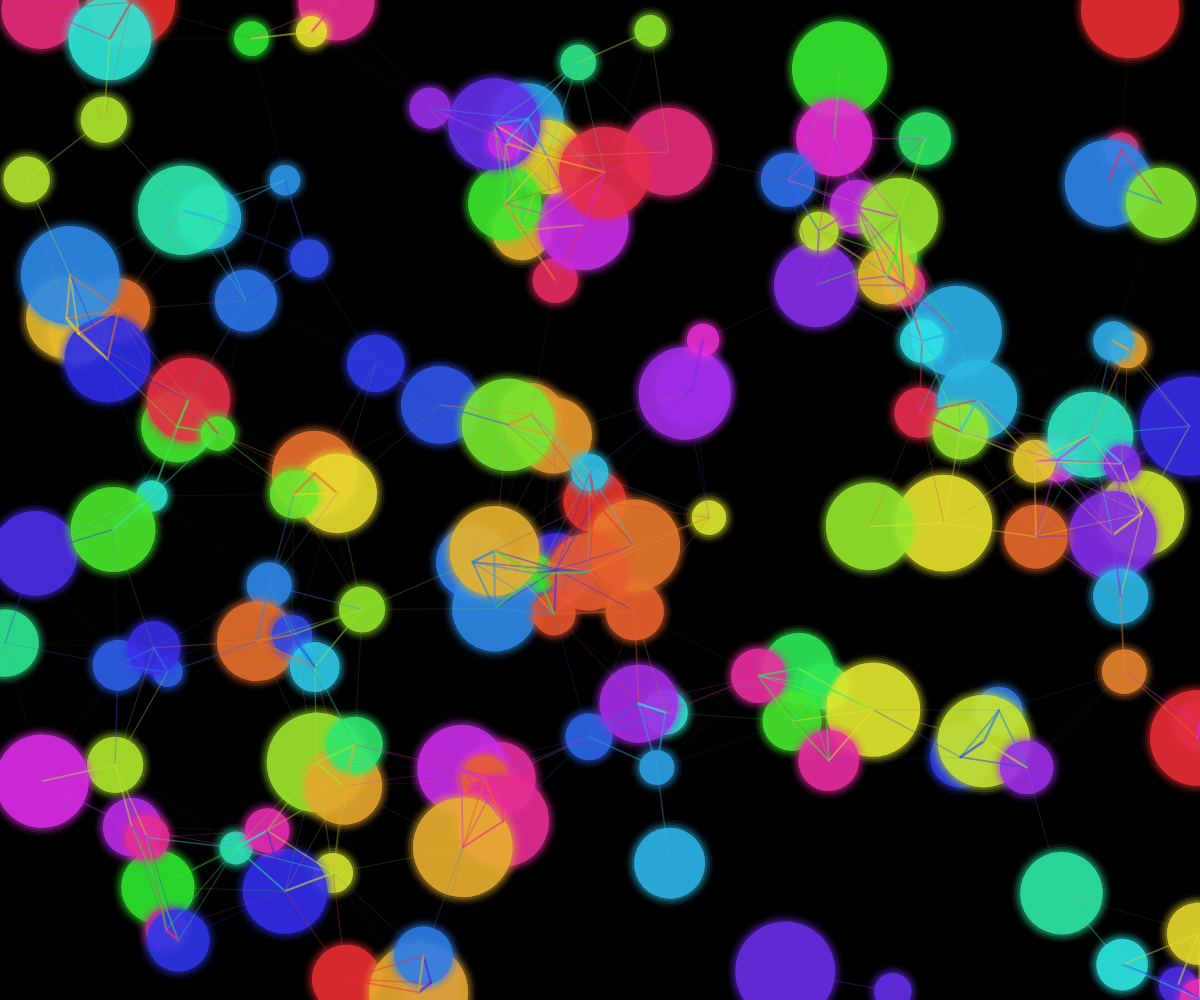
Frame 1 (no input)
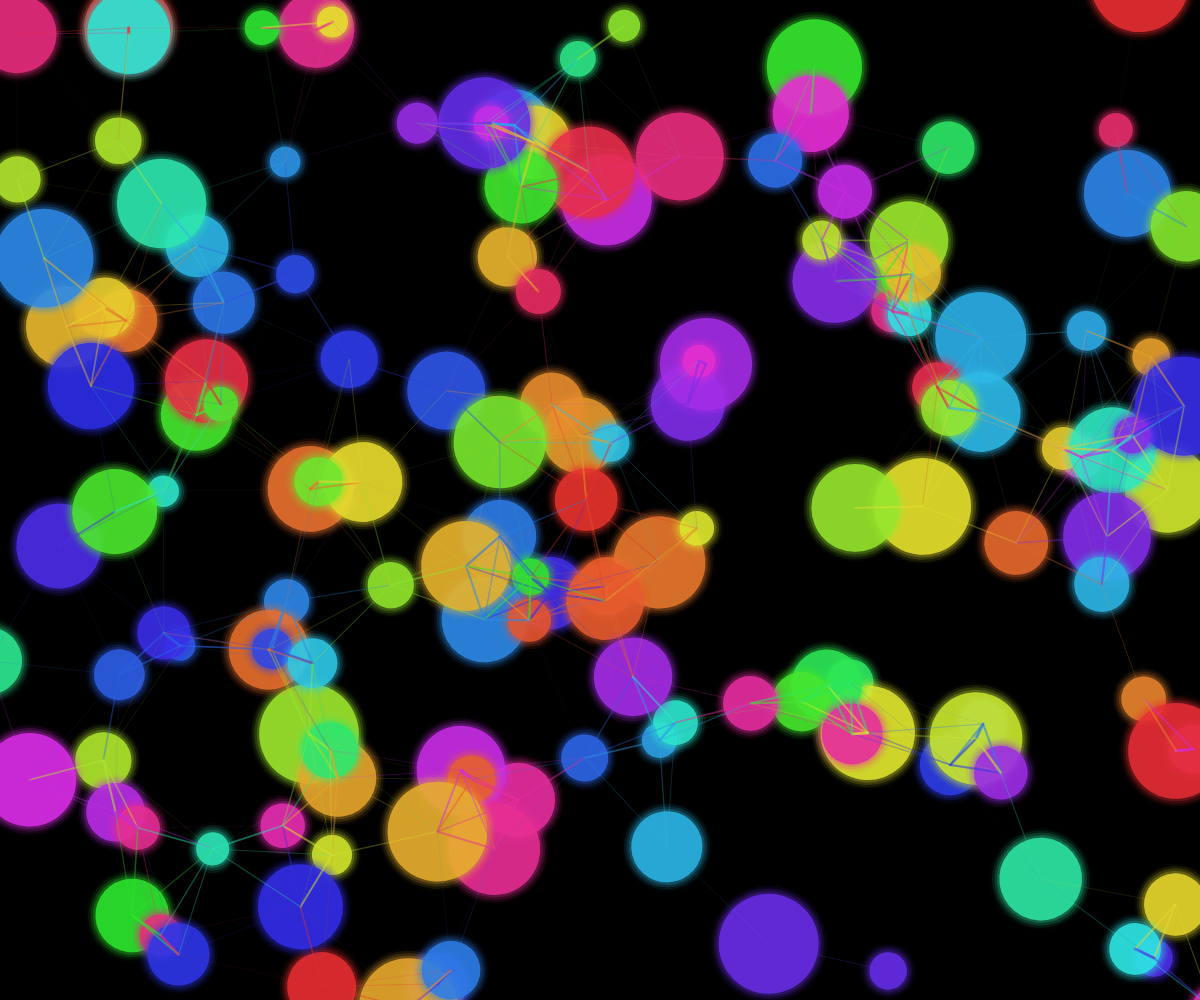
Frame 60 (no input)
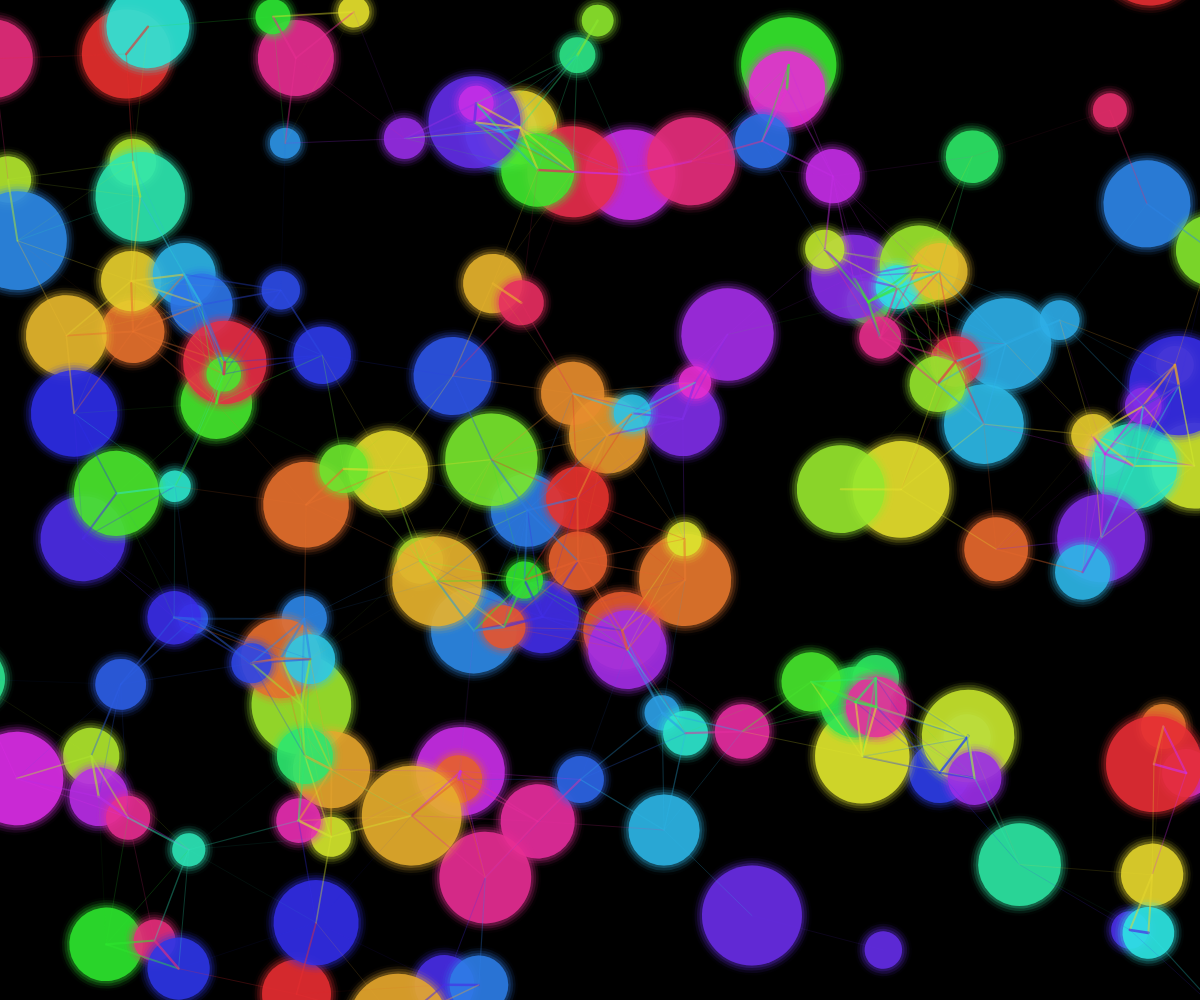
Frame 120 (the mouse pressed at the canvas centre since frame 60)

The p5.js sketch that drew these frames (run headless with seeded random() and noise() and a simulated clock; from frame 60 on, the mouse is pressed at the canvas centre):

// p5.js sketch
// ── sketch.js
let planes = [];
const numPlanes = 150;
const glowStrength = 200;
const connectionDistance = 150;

function setup() {
  createCanvas(windowWidth, windowHeight);
  colorMode(HSB, 360, 100, 100, 1);
  
  // Initialize planes with random positions, sizes, and colors
  for (let i = 0; i < numPlanes; i++) {
    planes.push({
      x: random(width),
      y: random(height),
      z: random(-50, 50),
      size: random(30, 100),
      color: color(random(360), 80, 90, 0.8),
      speedX: random(-0.5, 0.5),
      speedY: random(-0.5, 0.5),
      speedZ: random(-0.2, 0.2)
    });
  }
}

function draw() {
  background(0);
  
  // Update and draw planes
  for (let i = 0; i < planes.length; i++) {
    let p = planes[i];
    
    // Move the plane
    p.x += p.speedX;
    p.y += p.speedY;
    p.z += p.speedZ;
    
    // Wrap around edges
    if (p.x > width + 50) p.x = -50;
    if (p.x < -50) p.x = width + 50;
    if (p.y > height + 50) p.y = -50;
    if (p.y < -50) p.y = height + 50;
    
    // Draw the glowing plane
    drawGlowingPlane(p);
  }
  
  // Draw connections between nearby planes
  for (let i = 0; i < planes.length; i++) {
    for (let j = i + 1; j < planes.length; j++) {
      let p1 = planes[i];
      let p2 = planes[j];
      
      let d = dist(p1.x, p1.y, p2.x, p2.y);
      
      if (d < connectionDistance) {
        // Calculate line width based on distance
        let lineWidth = map(d, 0, connectionDistance, 3, 0.5);
        
        // Draw a connecting line with increasing contrast
        strokeWeight(lineWidth);
        let alpha = map(d, 0, connectionDistance, 0.8, 0.1);
        stroke(hue(p1.color), saturation(p1.color), brightness(p1.color), alpha);
        line(p1.x, p1.y, p2.x, p2.y);
      }
    }
  }
}

function drawGlowingPlane(p) {
  // Draw the glow
  noStroke();
  fill(p.color);
  
  // Use multiple layers to create a glowing effect
  for (let i = 0; i < 5; i++) {
    let alpha = map(i, 0, 4, 0.3, 0.02);
    fill(hue(p.color), saturation(p.color), brightness(p.color), alpha);
    
    push();
    translate(p.x, p.y);
    rotate(p.z * 0.01);
    ellipse(0, 0, p.size + i * 5);
    pop();
  }
  
  // Draw the main plane
  fill(p.color);
  push();
  translate(p.x, p.y);
  rotate(p.z * 0.01);
  ellipse(0, 0, p.size);
  pop();
}

function windowResized() {
  resizeCanvas(windowWidth, windowHeight);
}
